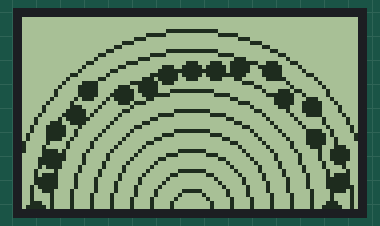
Recording of a sketch running on a simulated Arduino Uno, built with avr-gcc and run on an emulated ATmega328P. Shown: 84×48 one-colour display. Random numbers use the default seed unless the sketch sets one.

Above: at 5.4 s.
At 8.3 s:
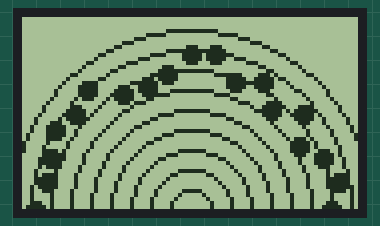
At 10.3 s:
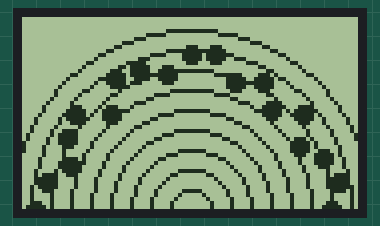
At 19.1 s:
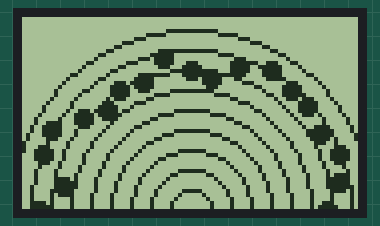
At 24.6 s:
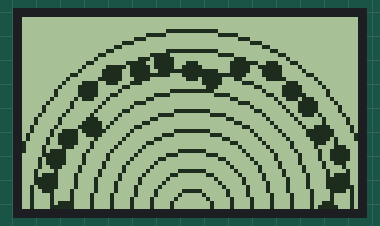
At 29.3 s:
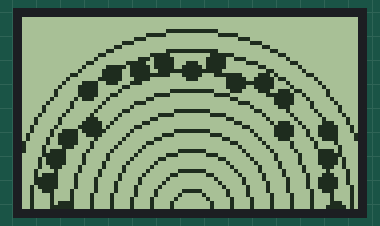

Measured:
- what the display in image 0 shows lasts 0.9 s, from 5.3 s to 6.2 s
- what the display in image 1 shows lasts 0.6 s, from 8.2 s to 8.8 s

The sketch:

GFX_5110.ino
```cpp
#include <SPI.h>
#include <Adafruit_GFX.h>
#include <Adafruit_PCD8544.h>
#include <math.h>

#define  PI  3.141592654

Adafruit_PCD8544 lcd = Adafruit_PCD8544(7, 6, 5, 4, 3);

int distances[19];

void setup() {
  memset(&distances[0], 0, sizeof(distances));

  srand(analogRead(0));

  lcd.begin();
  lcd.setContrast(50);
  lcd.clearDisplay();
}

void loop() {
  for (int i=0; i<19; i++) {
    int angle = i * 10;
    distances[i] = (rand() % 10) + 31;
    draw_radar();
    delay(250);
  }

  for (int i=(19-1); i>=0; i--) {
    int angle = i * 10;
    distances[i] = (rand() % 10) + 31;
    draw_radar();
    delay(250);
  }
}

int get_x(int no, int d) {
  if ((no >= 0) & (no <=18)) return cos((180-no * 10) * PI / 180) * d + 42;
  else return -100;
}

int get_y(int no, int d) {
  if ((no >= 0) & (no <=18)) return 48 - sin(no * 10 * PI / 180) * d;
  else return -100;
}

void draw_radar() {
    lcd.clearDisplay();
    for (int i=1; i<10; i++) lcd.drawCircle(42, 48, i*5, BLACK);
    for (int i=0; i<19; i++) lcd.fillCircle(get_x(i, distances[i]), get_y(i, distances[i]), 2, BLACK);
    lcd.display();
}
```
